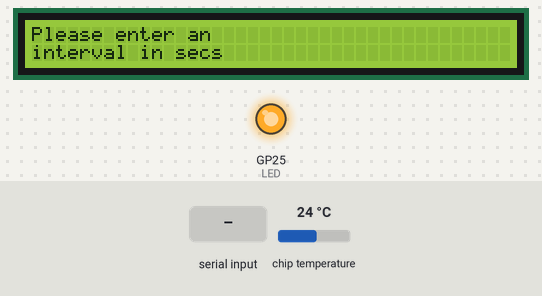
Recording of a program running on a simulated Raspberry Pi Pico running MicroPython. Parts: 40×2 character LCD, output pins drawn as LEDs (lit = HIGH). Dashed ring = blinking. The test bench sets the inputs (shaded band); at power-on: chip temperature 24 °C. The clock reads 2024-03-15 10:24:30 at power-on unless the program sets it; files the program writes start out absent; library files of the repository ran but are not shown: lcd_api.py, pico_i2c_lcd.py, pico_temp_constants.py; what the program prints to the serial console is not drawn.

Above: at 4.3 s.
4.4 s: "1" typed at the serial console, then Enter
At 6.2 s:
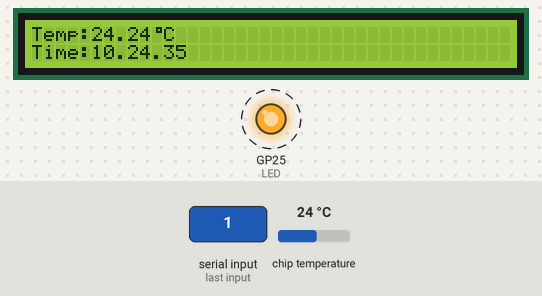
7.4 s: chip temperature set to 1 °C
At 9.1 s:
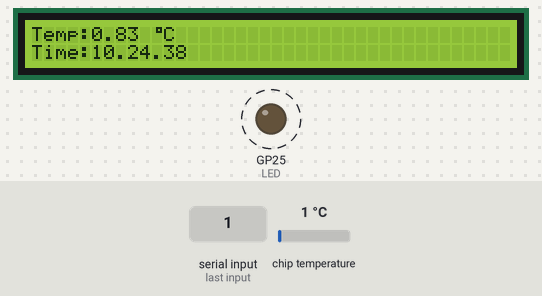
10.0 s: chip temperature set to 11 °C
At 11.9 s:
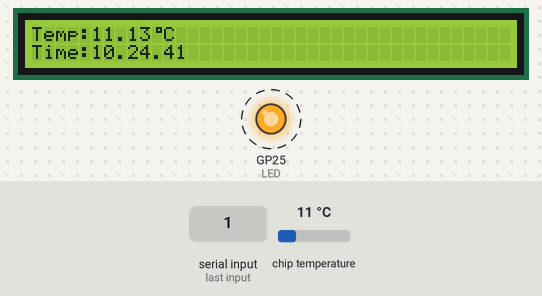
13.0 s: chip temperature set to 22 °C
At 14.3 s:
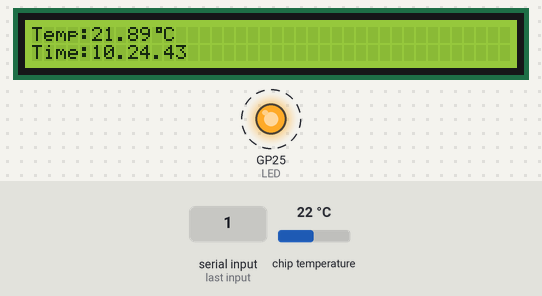
Timing chart, 0 to 17.0 s (numbered marks = the images above; inputs shaded):
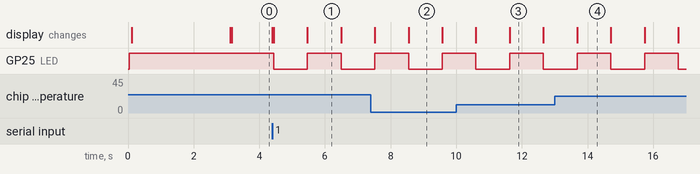

Measured:
- after the input at 4.4 s, GP25 (LED): HIGH → LOW at once, → HIGH 1.0 s later, → LOW 1.0 s later; the display: first changes at once (image 1 shows a later state)
- what the display in image 4 shows lasts 1.0 s, from 13.7 s to 14.7 s

The program:

pico_temp_display_LCD.py
```python
'''
read and display the temperature
and output the results to temp_log.txt
(C)SGF2022
'''

''' Python supplied libraries '''
import utime
from machine import I2C, Pin

''' Programmer supplied libraries '''
''' These are stored in /lib folder '''
from lcd_api import LcdApi             #to control the LCD
from pico_i2c_lcd import I2cLcd        #to control the LCD
import csv_functions_api as csv        #read and write to a text file
import pico_temp_constants as con      #program constants stored here

''' Possible libraries to include in the future'''
#from char_api import custom_character as char
#import char_api

''' Setup OnBoard LED Variable (This is for Pico and Pico H) '''
LED = Pin(25, Pin.OUT)

''' set variables for comms and LCD '''
i2c = I2C(0, sda=machine.Pin(0), scl=machine.Pin(1), freq=400000)
lcd = I2cLcd(i2c, con.I2C_ADDR, con.I2C_NUM_ROWS, con.I2C_NUM_COLS)

''' function to handle the greeting '''
def greeting():

    lcd.clear()
    lcd.move_to(4,0)
    lcd.putstr("Welcome")
    lcd.move_to(2,1)
    lcd.putstr("To NerdCave")

    lcd.move_to(0,0)
    lcd.putchar(chr(con.CHAR_BELL))
    lcd.move_to(15,0)
    lcd.putchar(chr(con.CHAR_OMEGA))

    lcd.move_to(0,1)
    lcd.putchar(chr(con.CHAR_PADLOCK))
    lcd.move_to(15,1)
    lcd.putchar(chr(con.CHAR_FOX))

    utime.sleep(3)

def update_time(UPDATE_TIME):

    lcd.clear()
    lcd.move_to(0,0)
    lcd.putstr("Please enter an")
    lcd.move_to(0,1)
    lcd.putstr("interval in secs")

    while True:
        try:
            UPDATE_TIME = int(input("Enter an update interval in seconds: "))
            break
        except ValueError:
            print ("Please enter a whole number.")

    lcd.clear()
    return UPDATE_TIME

''' function to read the time from the Pico' real time closk RTC '''
def read_time():

    rtc=machine.RTC()
    timestamp = rtc.datetime()
    time_stamp_string="%02d.%02d.%02d-%02d.%02d.%02d"%(timestamp[0:3] + timestamp[4:7])
    datestring = time_stamp_string.rsplit("-",2)

    return ("Time:" + datestring[1])

def read_date():

    rtc=machine.RTC()
    timestamp = rtc.datetime()
    time_stamp_string="%02d.%02d.%02d-%02d.%02d.%02d"%(timestamp[0:3] + timestamp[4:7])
    datestring = time_stamp_string.rsplit("-",2)

    return ("Date:" + datestring[0])


''' function to read the ambient temperature from the Pico's semsor '''
def read_temp():

    sensor_temp = machine.ADC(4)
    conversion_factor = 3.3 / (65535)
    reading = sensor_temp.read_u16() * conversion_factor
    temperature = 27 - (reading - 0.706)/0.001721
    formatted_temperature = "{:.2f}".format(temperature)
    string_temperature = str("Temp:" + formatted_temperature + " C")

    return string_temperature

''' functon to define characters
go to https://maxpromer.github.io/LCD-Character-Creator/
copy the hex values into a new custom_char '''
def customcharacter():

    #celcius
  lcd.custom_char(con.CHAR_CELCIUS, bytearray([
  0x07,
  0x05,
  0x07,
  0x00,
  0x00,
  0x00,
  0x00,
  0x00

        ]))

    #arrow right
  lcd.custom_char(con.CHAR_ARROW_RIGHT, bytearray([
  0x00,
  0x04,
  0x02,
  0x1F,
  0x02,
  0x04,
  0x00,
  0x00
        ]))

    # arrow left
  lcd.custom_char(con.CHAR_ARROW_LEFT, bytearray([
  0x00,
  0x04,
  0x08,
  0x1F,
  0x08,
  0x04,
  0x00,
  0x00
        ]))

    #(c)
  lcd.custom_char(con.CHAR_COPYRIGHT, bytearray([
  0x0E,
  0x11,
  0x17,
  0x19,
  0x19,
  0x17,
  0x11,
  0x0E
        ]))

    #Ohm
  lcd.custom_char(con.CHAR_OMEGA, bytearray([
  0x00,
  0x0E,
  0x11,
  0x11,
  0x0A,
  0x0A,
  0x1B,
  0x00
        ]))

    #Fox
  lcd.custom_char(con.CHAR_FOX, bytearray([
  0x0A,
  0x1B,
  0x1F,
  0x15,
  0x1F,
  0x0E,
  0x04,
  0x00
        ]))

    #Bell
  lcd.custom_char(con.CHAR_BELL, bytearray([
  0x00,
  0x04,
  0x0E,
  0x0E,
  0x0E,
  0x1F,
  0x04,
  0x00
        ]))

    #Padlock
  lcd.custom_char(con.CHAR_PADLOCK, bytearray([
  0x0E,
  0x11,
  0x11,
  0x1F,
  0x1B,
  0x1B,
  0x1F,
  0x00
        ]))


'''
Main Program starts here
'''

LED.on()
customcharacter()
greeting()
lcd.clear()
UPDATE_INTERVAL = update_time(0)

''' write the file header '''
header = con.FILE_HEADER + str(UPDATE_INTERVAL) + "seconds" + "\n"
csv.write_string("" + "\n",con.FILE_APPEND)
csv.write_string(header,con.FILE_APPEND)
csv.write_string("-" * 60 + "\n",con.FILE_APPEND)

try:

    while True:

        ''' display time on LCD '''
        lcd.move_to(0,1)
        lcd.putstr(read_time())

        ''' display temp on LCD '''
        lcd.move_to(0,0)
        lcd.putstr(read_temp())
        lcd.move_to(10,0)
        lcd.putchar(chr(con.CHAR_CELCIUS))

        ''' write results to a text file '''
        csv.write_string(str(read_date()) + " - " + str(read_time()) + " - " + str(read_temp()) + "\n",con.FILE_APPEND)

        print(str(read_date()) + " - " + str(read_time()) + " - " + str(read_temp()))

        ''' to show user that code is running
        flash the LED at the update interval rate '''
        LED.toggle()

        utime.sleep(UPDATE_INTERVAL)

except KeyboardInterrupt:

    ''' A managed way of handling Ctrl-C '''
    print ("Ctrl-C Pressed")
    LED.off()
    lcd.hal_backlight_off()

finally:

    LED.off()
    lcd.hal_backlight_off()
```

csv_functions_api.py
```python
'''
my module csv_functions.py
include import csv_functions in you code
call the functions in your code like csv_functions.write_string()
'''

''' write string to a csv text file '''
def write_string(string_to_write, action):

    f = open("temp_log.txt", action)
    f.write(string_to_write)
    #print("csv string " + string_to_write)
    f.close()

''' write lines to a csv text file '''
''' for some reason this causes an error '''
def write_lines(lines_to_write, action):

    f = open("temp_log.txt", action)
    f.writelines(lines_to_write)
    #print("csv lines " + lines_to_write)
    f.close()
```
